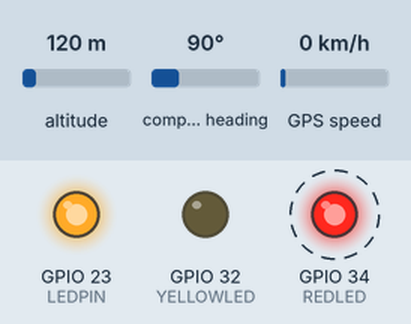
A sketch run on a simulated ESP32. Parts: output pins drawn as LEDs (lit = HIGH). Dashed ring = blinking. Inputs (shaded band) come from the test bench; at power-on: altitude 120 m, compass heading 90°, GPS speed 0 km/h. WiFi joins after 1.5 s; servers stay silent unless stated; uploads are accepted with an empty reply; the GPS gets a fix after 3 s at 37.7749, -122.4194 with 8 satellites; what the sketch prints to the serial monitor is not drawn.

Above: at 3.7 s.
Timing chart, 0 to 6.0 s (numbered marks = the images above):
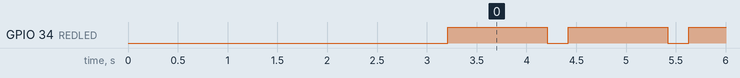

Measured:
- by itself, GPIO 34 (REDLED): alternates HIGH for 1.0 s and LOW for 0.21 s

The sketch:

Esp32-GPS-Tracker.ino
```cpp
#include <TinyGPS++.h>
#include <SoftwareSerial.h>
#include <WiFi.h>
#include <HTTPClient.h>

TinyGPSPlus gps;
SoftwareSerial gpsSerial(16, 17); //rx,tx
HTTPClient http;

const char* ssid = "";          //Wifi Adı
const char* password = "";  //Wifi Sifresi

int LEDPIN = 23;
int REDLED = 34;
int YELLOWLED = 32;

void setup()
{
  pinMode(LEDPIN, OUTPUT);
  pinMode(REDLED,OUTPUT);
  pinMode(YELLOWLED,OUTPUT);
  Serial.begin(115200);


  WiFi.begin(ssid, password);
  while (WiFi.status() != WL_CONNECTED) {
    delay(1000);
    Serial.println("Wifi Bağlanılıyor...");
  }
  Serial.println("Wifi Bağlandı.");
  delay(1000);

  gpsSerial.begin(9600);
}

void loop()
{
  digitalWrite(LEDPIN, HIGH);
  while (gpsSerial.available() > 0)
    if (gps.encode(gpsSerial.read()))
      displayInfo();
  if (millis() > 5000 && gps.charsProcessed() < 10)
  {
    Serial.println(F("GPS Modülü Bulunamadı"));
    while (true)
      ;
  }
  digitalWrite(LEDPIN, LOW);
  delay(100);

}

void displayInfo()
{
  digitalWrite(YELLOWLED, LOW);

  String LatData = "";
  String LongData = "";
  if (gps.location.isValid())
  {
    //Serial.print("Altitude: ");
    //Serial.println(gps.altitude.meters());
    LatData = String(gps.location.lat(), 6);
    LongData = String(gps.location.lng(), 6);
    GPSDate(LatData, LongData);
    digitalWrite(YELLOWLED, HIGH);
  }
  else
  {
    digitalWrite(YELLOWLED, LOW);
    Serial.println("Lokasyon Bulunamadı.");
    LatData = "";
    LongData = "";
  }
  Serial.println();
  Serial.println();
}

void GPSDate(String LatData, String LongData)
{
  String DateData = "";
  if (gps.date.isValid())
  {
    DateData = String(gps.date.month()) + "=" + String(gps.date.day()) + "=" + String(gps.date.year());
    GPSTime(LatData, LongData, DateData);
  }
  else
  {
    DateData = "";
    Serial.println("Tarih Bulunamadı.");
  }
}
void GPSTime(String LatData, String LongData, String DateData)
{
  String DateTime = "";
  String TimeData = "";
  if (gps.time.isValid())
  {
    String saat = "";
    String dakika = "";
    String saniye = "";
    if (gps.time.hour() < 10) {
      saat = "0" + String(gps.time.hour());
    } else {
      saat = String(gps.time.hour());
    }
    if (gps.time.minute() < 10) {
      dakika = "0" + String(gps.time.minute());
    } else {
      dakika = String(gps.time.minute());
    }
    if (gps.time.second() < 10) {
      saniye = "0" + String(gps.time.second());
    } else {
      saniye = String(gps.time.second());
    }
    TimeData = String(saat) + "=" + String(dakika) + "=" + String(saniye);
    DateTime = String(DateData) + "-" + String(TimeData);
    SendData(LatData, LongData, DateTime);
  }
  else
  {
    TimeData = "";
    Serial.println("Zaman Bulunamadı.");
  }
}

void SendData(String LatData, String LongData, String DateTime) {
  Serial.println(LatData);
  Serial.println(LongData);
  Serial.println(DateTime);
  Serial.println();


  if ((WiFi.status() == WL_CONNECTED)) {
    String URL = "/api/add/" + LatData + "/" + LongData + "/" + DateTime;
    http.begin(URL);
    int httpCode = http.GET();
    if (httpCode > 0) {
      digitalWrite(REDLED,HIGH);
      String payload = http.getString();
      Serial.println(httpCode);
      Serial.println(payload);
      delay(1000);
      digitalWrite(REDLED,LOW);
    }
    else {
      Serial.println("HTTP isteği hatalı!");
    }
    http.end();
  }
}
```
